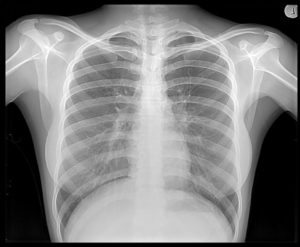
#> input picture Xray-300x247.jpg, 300 x 247 px
$ python TOM_LAB4_FFT_new.py
#> lines starting #> are read from the running program, lines starting #| are printed output that depends on the picture
import numpy as np
import matplotlib.pylab as plt
from skimage import color
from skimage.util import random_noise
from math import sqrt
import cv2

#przygotowywnaie obrazow
im = plt.imread("Xray-300x247.jpg")
#> im is the input picture: shape (247, 300, 3); min 0, max 255, mean 126.9
im_gray = color.rgb2gray(im)
im_gray_u8 = np.asarray(im_gray*255, dtype=np.uint8)
im_fft_cen = np.fft.fftshift(np.fft.fft2(im_gray))
noise_img = random_noise(im_gray_u8)*255
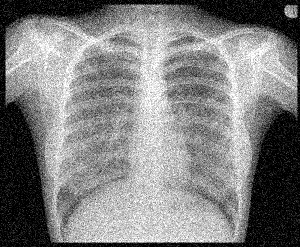
#> noise_img: shape (247, 300) float64; min 0, max 255, mean 128.8

#filtracja
def distance(point1,point2):
    return sqrt((point1[0]-point2[0])**2 + (point1[1]-point2[1])**2)

def idealFilterLP(D0,imgShape):
#> called with D0 = 50, imgShape = (247, 300)
    base = np.zeros(imgShape[:2])
    rows, cols = imgShape[:2]
    center = (rows/2,cols/2)
    for x in range(cols):
        for y in range(rows):
            if distance((y,x),center) < D0:
                base[y,x] = 1
    return base

im_fft2 = np.fft.fft2(noise_img)
im_fft2_cen = np.fft.fftshift(im_fft2)

LowPassCenter = im_fft2_cen * idealFilterLP(50,noise_img.shape)
LowPass = np.fft.ifftshift(LowPassCenter)
inverse_LowPass = np.fft.ifft2(LowPass)


plt.figure(figsize = (12,12))
plt.subplot(3,3,1)
plt.imshow(im_gray_u8,cmap='gray')
plt.axis('off')
plt.title('given image')

plt.subplot(3,3,2)
plt.imshow(noise_img,cmap='gray')
plt.axis('off')
plt.title('noised image')

plt.subplot(3,3,3)
plt.imshow(np.abs(inverse_LowPass), "gray")
plt.axis('off')
plt.title('Reconstruted image')

plt.subplot(3,3,4)
plt.hist(im_gray_u8.ravel(),bins=255,cumulative=False)
plt.title('histogram of given image')

plt.subplot(3,3,5)
plt.hist(noise_img.ravel(),bins=255,cumulative=False)
plt.title('histogram of noised image')

plt.subplot(3,3,6)
plt.hist(np.abs(inverse_LowPass).ravel(),bins=255,cumulative=False)
plt.title('histogram of filtered image')

plt.subplot(3,3,7)
plt.imshow(np.log10(abs(im_fft_cen)),cmap= "gray")
plt.axis('off')
plt.title('centered spectrum of given image')

plt.subplot(3,3,8)
plt.imshow(np.log10(abs(im_fft2_cen)), cmap='gray')
plt.axis('off')
plt.title('centered spectrum of noised image')

plt.subplot(3,3,9)
plt.imshow(np.log10(abs(LowPassCenter)),cmap= "gray")
plt.axis('off')
plt.title('centered spectrum with mask')

#roznica
noise_img_u8=np.asarray(noise_img, dtype=np.uint8)
img_diff1=cv2.absdiff(im_gray_u8,noise_img_u8)
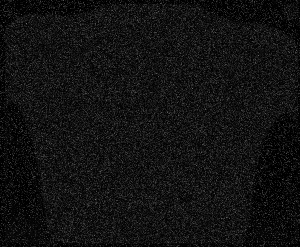
#> img_diff1: shape (247, 300); min 0, max 111, mean 18


low_pass_u8=np.asarray(np.abs(inverse_LowPass), dtype=np.uint8)
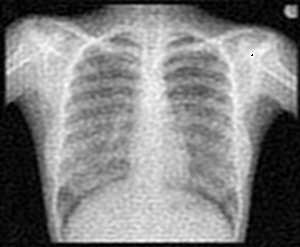
#> low_pass_u8: shape (247, 300); min 0, max 254, mean 128.4
img_diff2=cv2.absdiff(im_gray_u8,low_pass_u8)
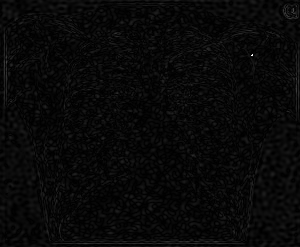
#> img_diff2: shape (247, 300); min 0, max 252, mean 8.4

plt.figure(figsize = (12,12))

plt.subplot(1,2,1)
plt.imshow(img_diff1,"gray")
plt.axis('off')
plt.title('roznica miedzy wejciowym i zaszumionym')

plt.subplot(1,2,2)
plt.imshow(img_diff2,"gray")
plt.axis('off')
plt.title('roznica miedzy wejciowym i przefiltrowanym')
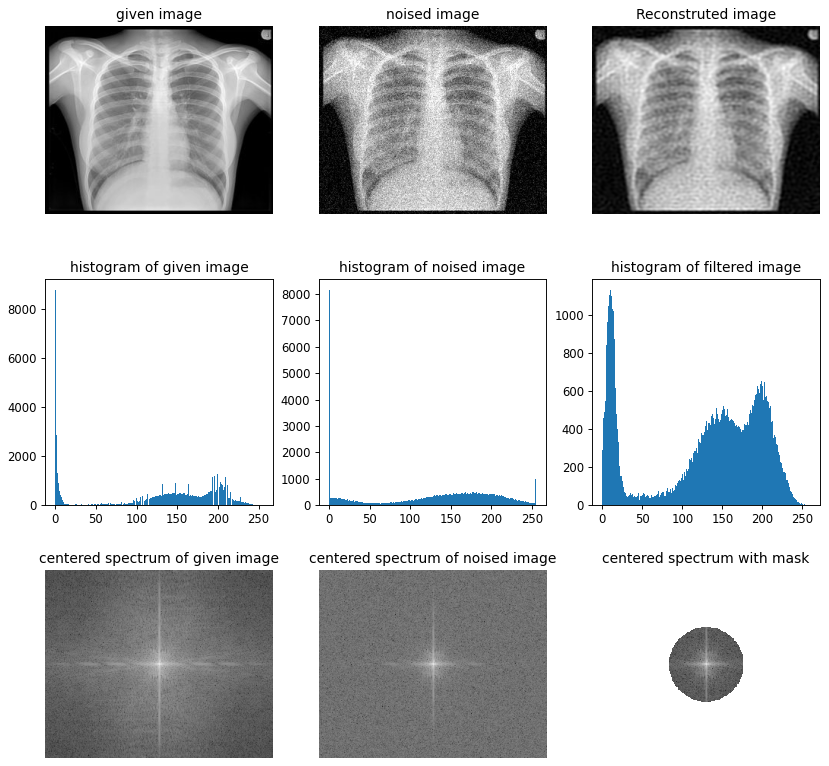
#> figure drawn by matplotlib, 9 panels; panel 4: tallest bar 8792 high, from x = 0 to 1; panel 5: tallest bar 8168 high, from x = 0 to 1; panel 6: tallest bar 1131 high, from x = 9.2 to 10.22
